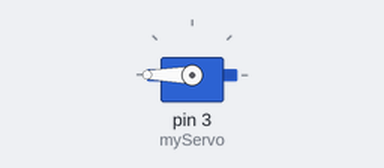
The sketch below on a simulated Arduino Uno, built with avr-gcc and run on an emulated ATmega328P. Shown: servo. What the sketch prints to the serial monitor is not drawn.

Above: at 0.05 s.
Timing chart, 0 to 4.6 s (numbered marks = the images above):
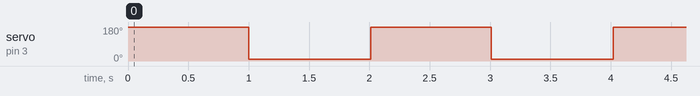

The sketch:

classes.ino
```cpp
#include <Servo.h>

#define CLOSED 0
#define OPENING 1
#define OPEN 2
#define CLOSING 3


class Obstacle : public Servo{
  private:
    int open_pos;
    int closed_pos;
  public:

    int pos;
    int state;

    Obstacle(){
      pos = 0;
      state = OPEN;
    }

    void init(int pin_nb, int open_pos, int closed_pos){
      attach(pin_nb);
      write(pos);
      this->open_pos = open_pos;
      this->closed_pos = closed_pos;
    }

    void update(){
      if(this->pos == this->open_pos){
        this->state = OPENING;
      }else if(this->pos == this->closed_pos){
        this->state = CLOSING;
      }

      if(this->state == OPENING){
        this->pos += 1;
      }else if(this->state == CLOSING){
        this->pos-=1;
      }

      write(pos);
    }
};

class MyServo : public Servo {
  private:
    int offset; // Additional member variable for offset

  public:
    // Constructor
    MyServo() : offset(0) {}

    // Function to set offset
    void setOffset(int _offset) {
      offset = _offset;
    }

    // Function to attach and set initial position
    void attach(int pin, int initialPosition) {
      Servo::attach(pin);
      write(initialPosition + offset); // Adjust position with offset
    }

    // Function to move to a position with offset applied
    void moveToWithOffset(int position) {
      write(position + offset);
    }
};

Obstacle obs_1;
MyServo myServo;

void setup() {
  // put your setup code here, to run once:
  // obs_1.init(3, 0, 180);
  myServo.attach(3, 90); // Attach servo to pin 9 with initial position 90
  myServo.setOffset(10); // Set offset to 10
  Serial.begin(9600);
}

void loop() {
  // put your main code here, to run repeatedly:
  // obs_1.update();
  myServo.moveToWithOffset(180); // Move servo to position 180 with offset applied
  delay(1000);
  myServo.moveToWithOffset(0); // Move servo to position 0 with offset applied
  delay(1000);
  Serial.println(obs_1.pos);
  delay(10);
}
```

Measured:
- by itself, servo on pin 3 (myServo): alternates 180° for 1.0 s and 10° for 1.0 s
